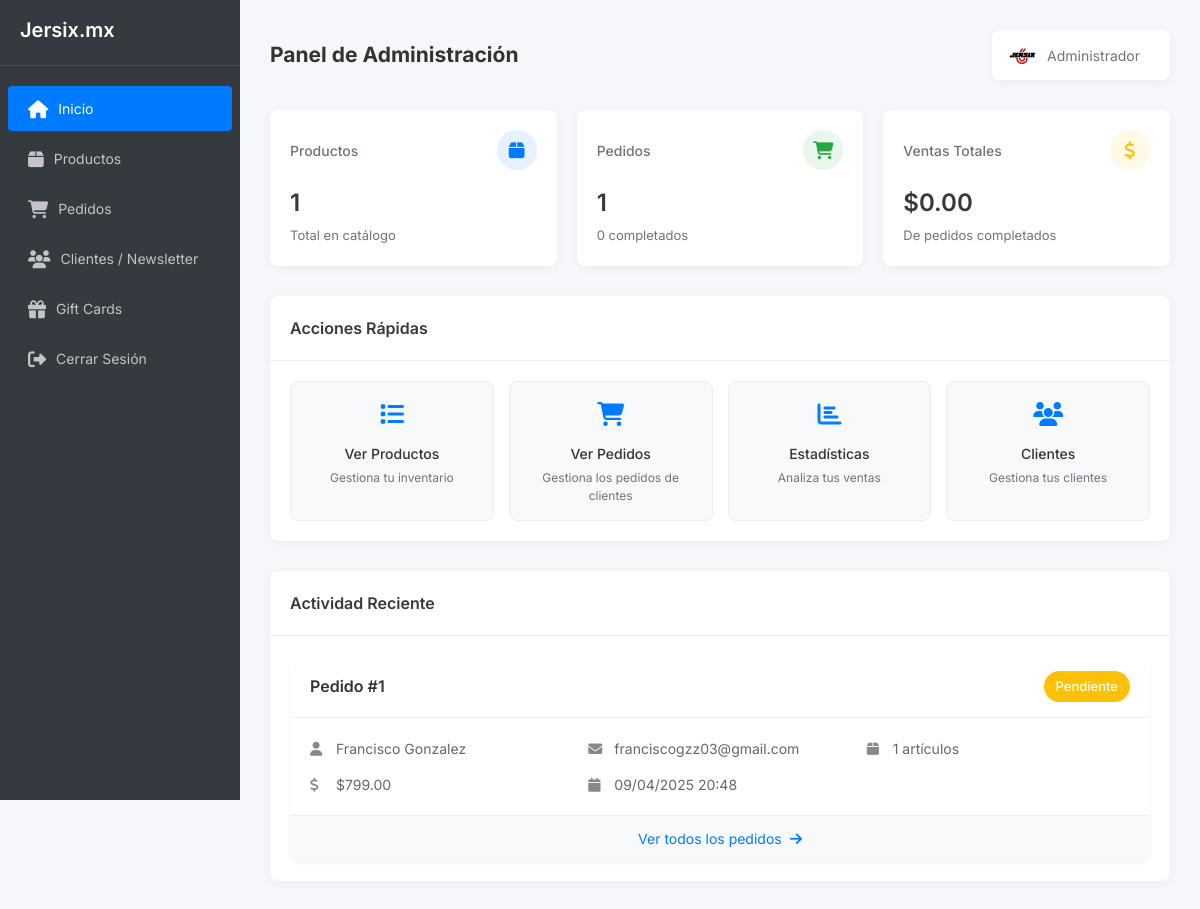
The app's page /admin2_backup/dashboard.php (signed in), older data.
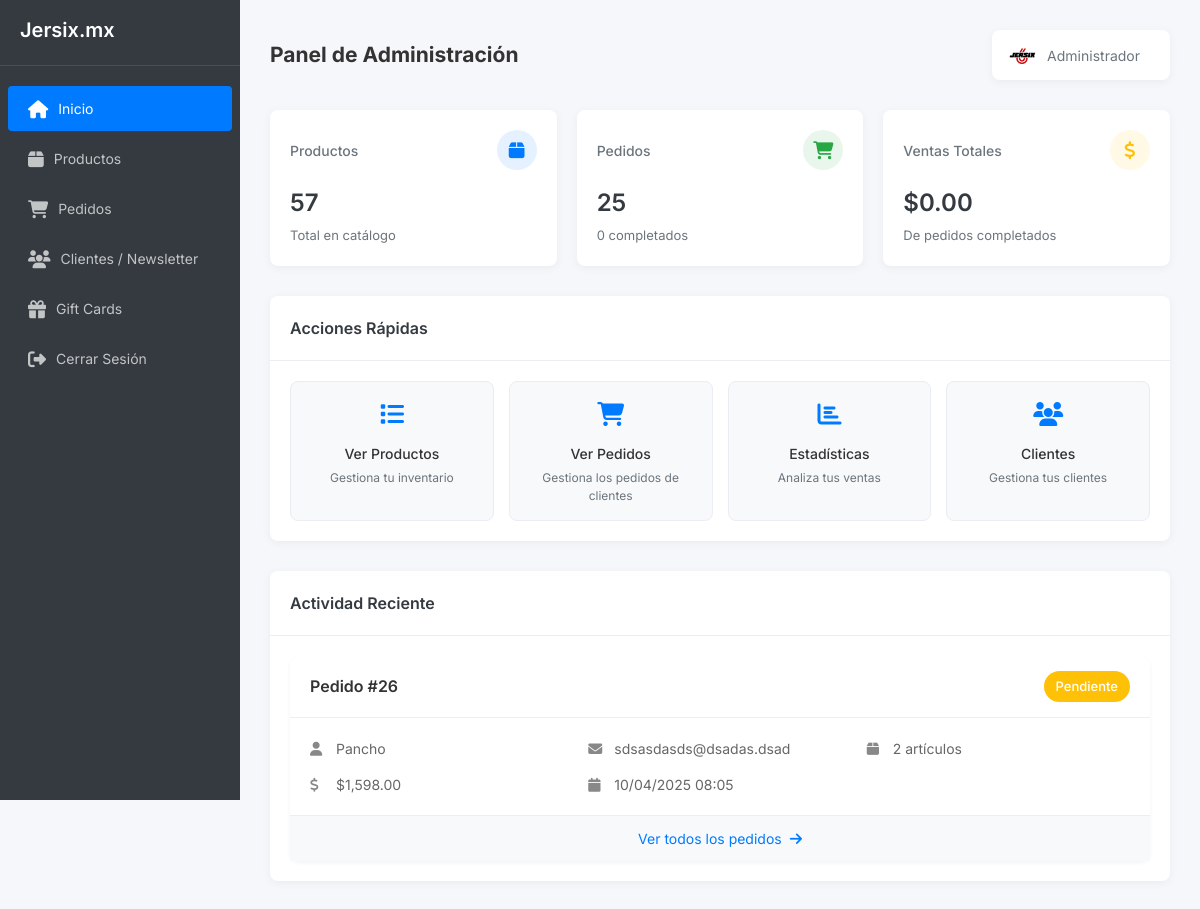
The same page, newer data.
### tables this page shows
CREATE TABLE `orders` (
  `order_id` int(11) NOT NULL,
  `customer_name` varchar(255) NOT NULL,
  `customer_email` varchar(255) NOT NULL,
  `phone` varchar(20) NOT NULL,
  `street` varchar(255) NOT NULL,
  `colony` varchar(255) NOT NULL,
  `city` varchar(255) NOT NULL,
  `state` varchar(255) NOT NULL,
  `zip_code` varchar(10) NOT NULL,
  `status` enum('pending','processing','completed','cancelled') DEFAULT 'pending',
  `payment_status` enum('pending','paid','failed') DEFAULT 'pending' COMMENT 'Tracks the payment status of an order',
  `created_at` timestamp NOT NULL DEFAULT current_timestamp(),
  `payment_method` varchar(50) DEFAULT NULL,
  `payment_id` varchar(255) DEFAULT NULL,
  `payment_notes` text DEFAULT NULL,
  `total_amount` decimal(10,2) NOT NULL DEFAULT 0.00
);

### admin2_backup/dashboard.php (the view, shortened to what the changed rows need)
<?php
try {
    $pdo = new PDO('mysql:host=localhost;dbname=checkout', 'root', '');
    $pdo->setAttribute(PDO::ATTR_ERRMODE, PDO::ERRMODE_EXCEPTION);
    $productCount = $pdo->query("SELECT COUNT(*) FROM products")->fetchColumn();
    $stmt = $pdo->query("
        SELECT
            COUNT(*) as total_orders,
            COUNT(CASE WHEN status = 'completed' THEN 1 END) as completed_orders,
            SUM(CASE WHEN status = 'completed' THEN
                (SELECT SUM(quantity * price)
                FROM order_items
                WHERE order_id = orders.order_id)
            END) as total_sales
        FROM orders
    ");
    $stats = $stmt->fetch(PDO::FETCH_ASSOC);
    $stmt = $pdo->query("
        SELECT
            o.order_id,
            o.customer_name,
            o.customer_email,
            o.status,
            o.created_at,
            COUNT(oi.order_item_id) as total_items,
            SUM(oi.quantity * oi.price) as total_amount
        FROM orders o
        LEFT JOIN order_items oi ON o.order_id = oi.order_id
        GROUP BY o.order_id
        ORDER BY o.created_at DESC
        LIMIT 1
    ");
    $lastOrder = $stmt->fetch(PDO::FETCH_ASSOC);
} catch(PDOException $e) {
    die('Error de conexión a la base de datos: ' . $e->getMessage());
    $lastOrder = null;
}
?>
<!DOCTYPE html>
<html lang="es">
<head>
    <link rel="stylesheet" href="https://cdnjs.cloudflare.com/ajax/libs/font-awesome/6.4.0/css/all.min.css">
</head>
<body>
    <div class="dashboard-layout">
        <aside class="sidebar">
            <div class="sidebar-header">
                <h2>Jersix.mx</h2>
            </div>
        </aside>
        <main class="main-content">
            <div class="topbar">
                <div>
                    <h2>Panel de Administración</h2>
                </div>
            </div>
            <div class="stats-grid">
                <div class="stat-card">
                    <div class="stat-card-header">
                        <h3 class="stat-card-title">Productos</h3>
                        <div class="stat-card-icon">
                        </div>
                    </div>
                    <div class="stat-card-value"><?php echo number_format($productCount); ?></div>
                    <div class="stat-card-label">Total en catálogo</div>
                </div>
                <div class="stat-card">
                    <div class="stat-card-header">
                        <h3 class="stat-card-title">Pedidos</h3>
                        <div class="stat-card-icon">
                        </div>
                    </div>
                    <div class="stat-card-value"><?php echo number_format($stats['total_orders']); ?></div>
                    <div class="stat-card-label">
                        <?php echo number_format($stats['completed_orders']); ?> completados
                    </div>
                </div>
            </div>
            <div class="panel">
                <div class="panel-body">
                    <?php if ($lastOrder): ?>
                        <div class="last-order">
                            <div class="order-header">
                                <div class="order-id">
                                    Pedido #<?php echo $lastOrder['order_id']; ?>
                                </div>
                                <?php
                                $status_colors = [
                                    'pending' => '#ffc107',
                                    'processing' => '#007bff',
                                    'completed' => '#28a745',
                                    'cancelled' => '#dc3545'
                                ];
                                $status_text = [
                                    'pending' => 'Pendiente',
                                    'processing' => 'Procesando',
                                    'completed' => 'Completado',
                                    'cancelled' => 'Cancelado'
                                ];
                                $status_color = $status_colors[$lastOrder['status']] ?? '#6c757d';
                                ?>
                                <div class="order-status" style="background-color: <?php echo $status_color; ?>">
                                    <?php echo $status_text[$lastOrder['status']] ?? $lastOrder['status']; ?>
                                </div>
                            </div>
                            <div class="order-details">
                                <div class="order-info">
                                    <div class="info-group">
                                        <i class="fas fa-user"></i>
                                        <span><?php echo htmlspecialchars($lastOrder['customer_name']); ?></span>
                                    </div>
                                    <div class="info-group">
                                        <i class="fas fa-envelope"></i>
                                        <span><?php echo htmlspecialchars($lastOrder['customer_email']); ?></span>
                                    </div>
                                    <div class="info-group">
                                        <i class="fas fa-box"></i>
                                        <span><?php echo $lastOrder['total_items']; ?> artículos</span>
                                    </div>
                                    <div class="info-group">
                                        <i class="fas fa-dollar-sign"></i>
                                        <span>$<?php echo number_format($lastOrder['total_amount'], 2); ?></span>
                                    </div>
                                    <div class="info-group">
                                        <i class="fas fa-calendar"></i>
                                        <span><?php
                                            $date = new DateTime($lastOrder['created_at']);
                                            echo $date->format('d/m/Y H:i');
                                        ?></span>
                                    </div>
                                </div>
                            </div>
                            <a href="orders.php" class="view-orders-btn">
                                Ver todos los pedidos <i class="fas fa-arrow-right"></i>
                            </a>
                        </div>
                    <?php endif; ?>
                </div>
            </div>
        </main>
    </div>
</body>
</html>

Row changes from the older to the newer data that the page shows:
no longer on this page (row edited): orders: order_id "1", status "Pendiente", customer_name "Francisco Gonzalez", customer_email "franciscogzz03@gmail.com", created_at "09/04/2025 20:48"
added orders: order_id "26", status "Pendiente", customer_name "Pancho", customer_email "sdsasdasds@dsadas.dsad", created_at "10/04/2025 08:05"
Text that changed along with them:
$productCount: "1" → "57"
$stats['total_orders']: "1" → "25"
$lastOrder['total_items']: "1" → "2"
$lastOrder['total_amount']: "799.00" → "1,598.00"
